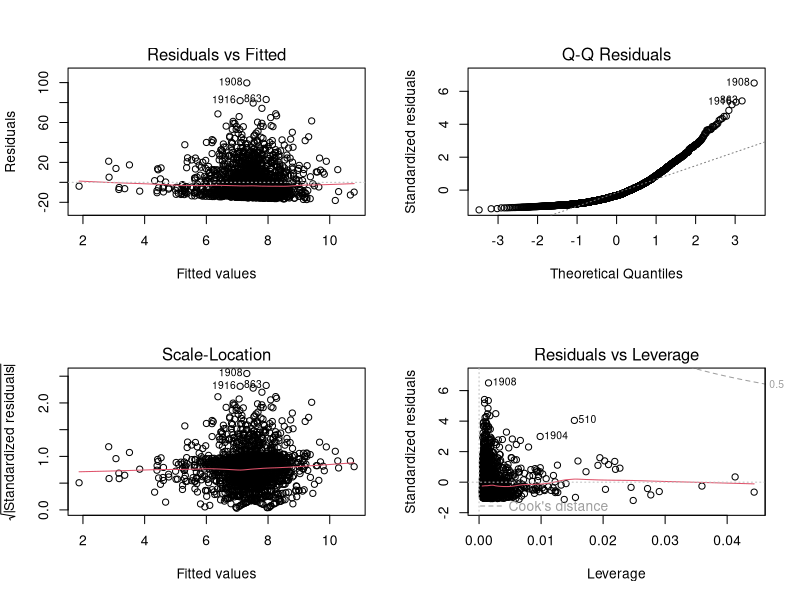

The R script that drew this image:
# ============================================================
# Script 12: Multiple Regression
# Dataset: Airline Flights
# Course: PhD Multiple Regression / Advanced Stats
# ============================================================
# Topics Covered:
#   - Multiple regression with lm()
#   - Adding multiple predictors
#   - Interpreting partial regression coefficients
#   - R-squared vs. Adjusted R-squared
#   - Comparing models
# ============================================================

# --- Step 1: Load the Data ---
flights <- read.csv("12_airline_flights.csv")

# --- Step 2: Overview ---
str(flights)
head(flights)
summary(flights)

# --- Step 3: Research Question ---
# What factors predict arrival delay?

# --- Step 4: Start Simple ---
# Single predictor: departure delay -> arrival delay
model1 <- lm(arrival_delay_min ~ departure_delay_min, data = flights)
summary(model1)

# --- Step 5: Add More Predictors ---
# Multiple regression: add distance and ticket price
model2 <- lm(arrival_delay_min ~ departure_delay_min + distance_miles +
               ticket_price_usd, data = flights)
summary(model2)

# Interpretation of partial coefficients:
#   Each coefficient = the effect of that predictor
#   HOLDING ALL OTHER PREDICTORS CONSTANT
#   This is the key difference from simple regression

# --- Step 6: Compare Models ---
# R-squared vs. Adjusted R-squared
# R-squared always goes up when you add predictors
# Adjusted R-squared penalizes for extra predictors

# Model 1 R-squared
summary(model1)$r.squared
summary(model1)$adj.r.squared

# Model 2 R-squared
summary(model2)$r.squared
summary(model2)$adj.r.squared

# --- Step 7: Add Even More Predictors ---
model3 <- lm(arrival_delay_min ~ departure_delay_min + distance_miles +
               ticket_price_usd + passengers + month,
             data = flights)
summary(model3)

# Compare all three models
anova(model1, model2, model3)

# --- Step 8: Standardized Coefficients ---
# To compare the relative importance of predictors,
# standardize all variables (z-scores)
flights_z <- as.data.frame(scale(flights[, c("arrival_delay_min",
                                              "departure_delay_min",
                                              "distance_miles",
                                              "ticket_price_usd",
                                              "passengers")]))

model_z <- lm(arrival_delay_min ~ departure_delay_min + distance_miles +
                ticket_price_usd + passengers, data = flights_z)
summary(model_z)

# Now the coefficients are standardized betas
# Larger absolute value = stronger predictor

# --- Step 9: Residual Diagnostics ---
par(mfrow = c(2, 2))
plot(model2)
par(mfrow = c(1, 1))

# ============================================================
# Practice on Your Own:
#   1. Add weather_delay to model3. Does it improve the model?
#   2. What is the strongest predictor of arrival delay?
#   3. Check the residual plots -- any concerns?
# ============================================================
